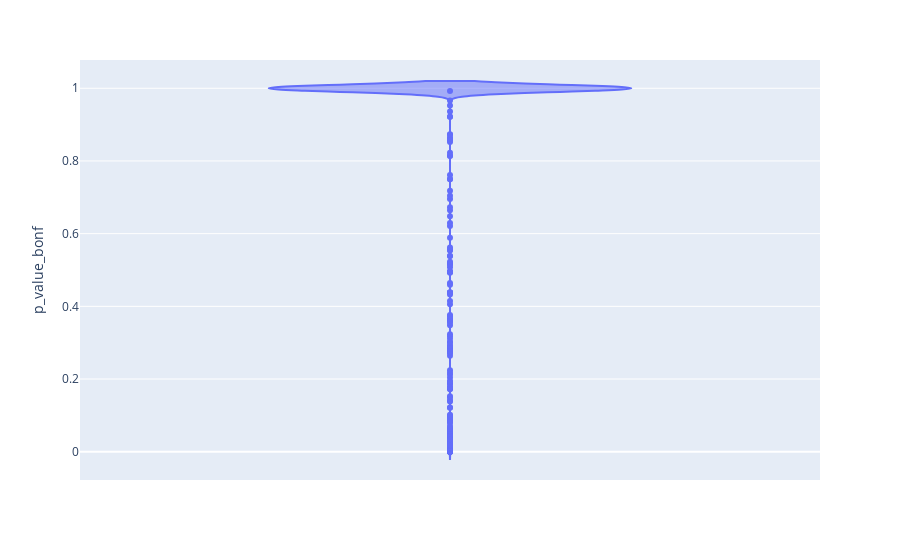

Notebook code cell kept with this figure:
### Code cell
fig = px.violin(df_nona, y="p_value_bonf")
fig.show()

### Figure 1 — Plotly figure (JSON) as saved in the notebook; plotly's stock layout.template omitted (floating-point values rounded to 4 significant figures; data arrays with more than 128 entries replaced by an {"elided": "..."} marker saying what was removed)
{"data": [{"alignmentgroup": "True", "box": {"visible": false}, "hovertemplate": "p_value_bonf=%{y}<extra></extra>", "legendgroup": "", "marker": {"color": "#636efa"}, "name": "", "offsetgroup": "", "orientation": "v", "scalegroup": "True", "showlegend": false, "type": "violin", "x0": " ", "xaxis": "x", "y": {"elided": "16797 float values"}, "y0": " ", "yaxis": "y"}], "layout": {"autosize": true, "legend": {"tracegroupgap": 0}, "margin": {"t": 60}, "violinmode": "group", "xaxis": {"anchor": "y", "autorange": true, "domain": [0, 1], "range": [-0.5, 0.5], "type": "category"}, "yaxis": {"anchor": "x", "autorange": true, "domain": [0, 1], "range": [-0.07778, 1.078], "title": {"text": "p_value_bonf"}, "type": "linear"}}}
